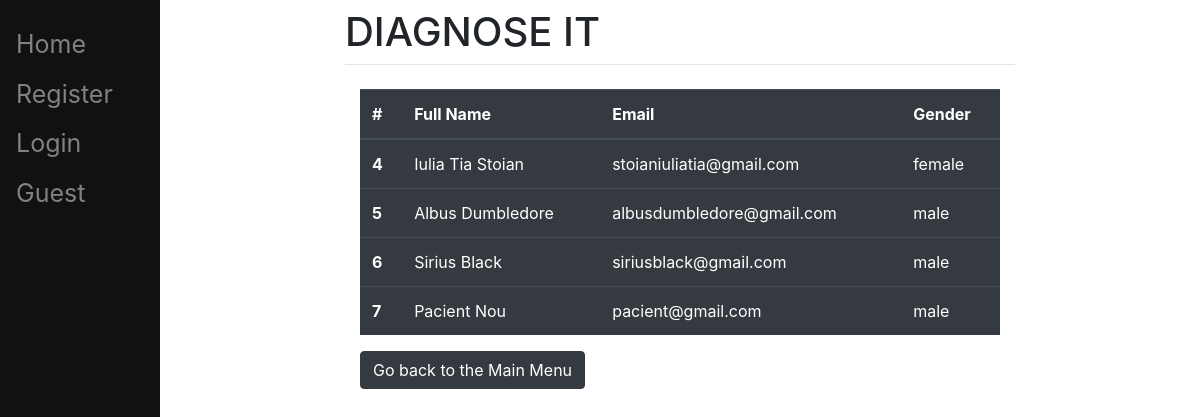
/view_patients/, run on the app's committed database.
### main/models.py (models this page shows)
class Patient(models.Model):
    full_name = models.CharField(max_length=50)
    email = models.CharField(max_length=50, unique=True)
    gender = models.CharField(max_length=10)

### main/views.py (the view)
# urls.py: path('view_patients/', views.view_patients, name="view_patients"),                           # pagina de vizualizare pacienti (tine de aistent)
def view_patients(response):
    patients = Patient.objects.all()            # se stocheaza toate obiectele de tip pacient
    return render(response, "main/view_patients.html", {'patients':patients}) # se randeaza pagina web dupa template-ul descris

### main/templates/main/view_patients.html (shortened to what this page needs)
{% extends 'main/base.html' %}
{% load crispy_forms_tags %}
{% block content %}
    <div class="container">
    <table class="table table-dark">
        <thead>
            <tr>
                <th scope="col">#</th>
                <th scope="col">Full Name</th>
                <th scope="col">Email</th>
                <th scope="col">Gender</th>
            </tr>
        </thead>
        <tbody>
        {% for i in patients %}
            <tr>
                <th scope="row">{{i.pk}}</th>
                <td>{{i.full_name}}</td>
                <td>{{i.email}}</td>
                <td>{{i.gender}}</td>
            </tr>
        {% endfor %}
        </tbody>
    </table>
    <a href="/nurse_menu" class="btn btn-dark" role="button">Go back to the Main Menu</a>
    </div>
{% endblock %}

### main/templates/main/base.html (shortened to what this page needs)
<!doctype html>
<html>
<head>
    <link rel="stylesheet" href="https://stackpath.bootstrapcdn.com/bootstrap/4.3.1/css/bootstrap.min.css" integrity="
    sha384-ggOyR0iXCbMQv3Xipma34MD+dH/1fQ784/j6cY/iJTQUOhcWr7x9JvoRxT2MZw1T">
</head>
<body>
    <div class="sidenav">
        {% if user.is_authenticated %}
            <a href="/logout">Logout</a>
        {% else %}
        <a href="/">Home</a>
            <a href="/register">Register</a>
            <a href="/login">Login</a>
            <a href="/guest">Guest</a>
        {% endif %}
    </div>
    <div class="main">
        <div class="row justify-content-center">
            <div class="col-8">
                <h1 class="mt-2">DIAGNOSE IT</h1>
                <hr class="mt-0 mb-4">
                {% block content %}
                {% endblock %}
            </div>
        </div>
    </div>
</body>
</html>

### main/templates/main/base.html (style rules this page uses)
.sidenav { height: 100%; width: 160px; position: fixed; z-index: 1; top: 0; left: 0; background-color: #111; overflow-x: hidden; padding-top: 20px; }
.sidenav a { padding: 6px 8px 6px 16px; text-decoration: none; font-size: 25px; color: #818181; display: block; }
.main { margin-left: 160px; padding: 0px 10px; }

### data on the page
Patient: pk "4", full_name "Iulia Tia Stoian", email "stoianiuliatia@gmail.com", gender "female"
Patient: pk "5", full_name "Albus Dumbledore", email "albusdumbledore@gmail.com", gender "male"
Patient: pk "6", full_name "Sirius Black", email "siriusblack@gmail.com", gender "male"
Patient: pk "7", full_name "Pacient Nou", email "pacient@gmail.com", gender "male"
